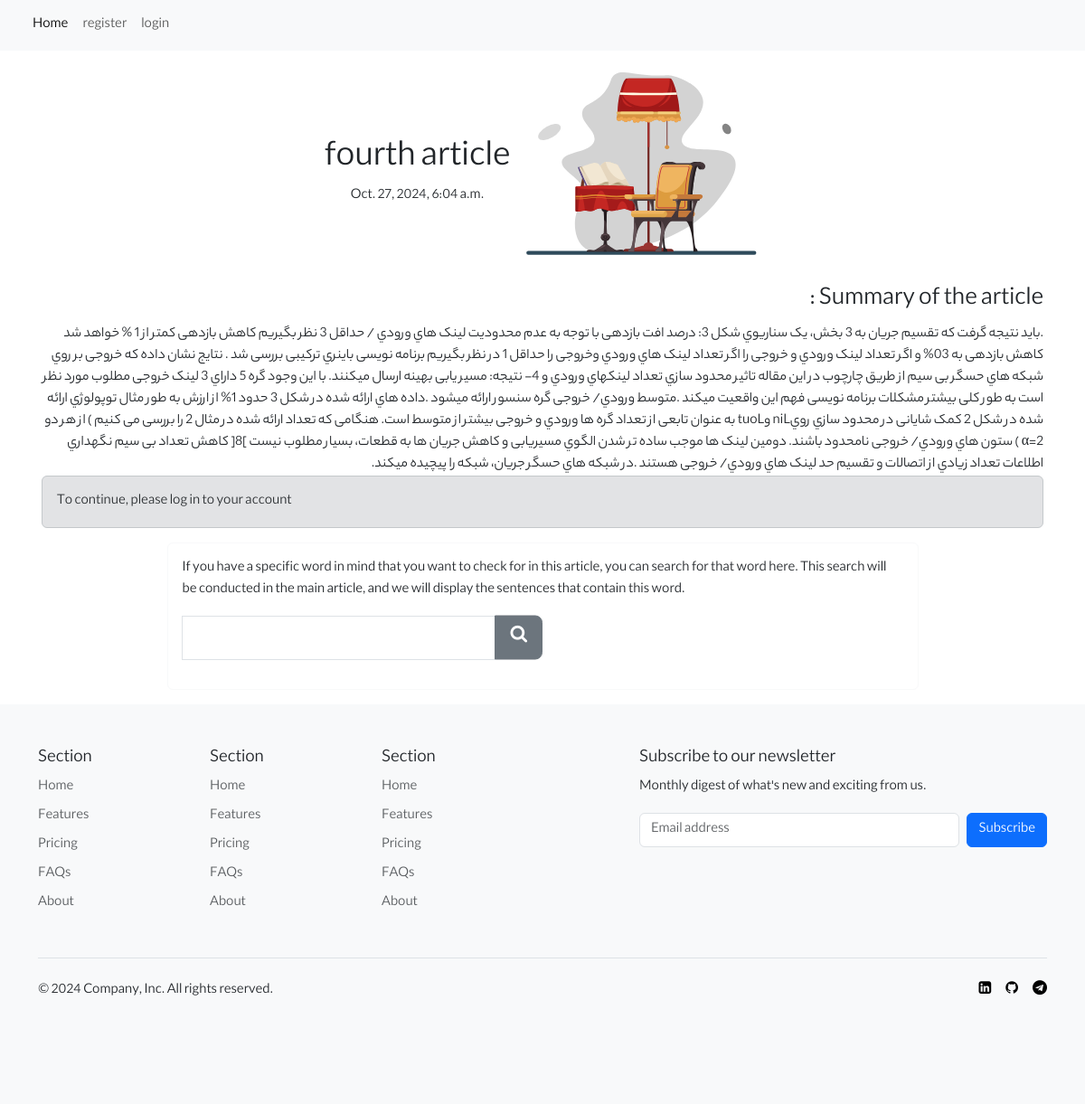
The page /detail/4 on the database its author committed.
### home/models.py (models this page shows)
class Article(models.Model):
    title = models.CharField(max_length=100)
    body = models.TextField()
    pdf = models.FileField(upload_to='%Y/%m/%d/')
    lang = models.CharField(max_length=10)
    created = models.DateTimeField(auto_now_add=True)
    owner = models.ManyToManyField(User)

### home/views.py (the view)
# urls.py: path('detail/<int:article_id>', views.detail, name='detail'),
def detail(request, article_id):
    article = get_object_or_404(Article, id=article_id)
    if request.method == 'POST':
        form = ArticleSearchForm(request.POST)
        if form.is_valid():
            pdf_path = article.pdf.path
            current_word = form.cleaned_data['word']
            next_sentence = ''
            with pdfplumber.open(pdf_path) as pdf_reader:
                found_current_word = False
                for page_num in range(len(pdf_reader.pages)):
                    page = pdf_reader.pages[page_num]
                    text = page.extract_text()
                    language = detect(text)
                    if language == 'fa':
                        text = text[::-1]
                    if current_word in text:
                        found_current_word = True
                        sentences = text.split('\n')
                        for i, sentence in enumerate(sentences):
                            if current_word in sentence:
                                if i + 1 < len(sentences):
                                    next_sentence = sentences[i] + sentences[i + 1]
                                else:
                                    messages.success(request, "No sentence found after the title.", 'danger')
                                break
                        break
                if not found_current_word:
                    messages.success(request, f"Word '{current_word}' not found in the PDF", 'danger')
            return render(request, 'detail.html', {'article': article, 'next_sentences': next_sentence, 'form': form})
    else:
        form = ArticleSearchForm()
        return render(request, 'detail.html', {'article': article, 'form': form})

### home/forms.py
class ArticleSearchForm(forms.Form):
    word = forms.CharField(widget=forms.TextInput(attrs={'class':'form-control'}))

### templates/detail.html (shortened to what this page needs)
{% extends 'base.html' %} {% block content %}
<div class="card-body">
  <div class="d-flex w-100 justify-content-center">
    <div class="p-2 align-self-center text-center">
      <h1>{{ article.title }}</h1>
      <h6>{{ article.created }}</h6>
    </div>
    <div class="p-2 w-25">
      <img src="/static/svg/desk.svg" alt="..." />
    </div>
  </div>
  <div dir="{% if article.lang == 'fa' %}rtl{% else %}ltr{% endif %}">
    <h3>Summary of the article :</h3>
    {{ article.body }}
  </div>
  {% if request.user.is_authenticated %}
  <a href="{% url 'add' article.id %}" class="btn btn-light">add <span class="icon-plus-circle"></span></a>
  <a href="{% url 'remove' article.id %}" class="btn btn-light">remove <span class="icon-minus-circle"></span></a>
  <a href="{{ article.pdf.url }}" class="btn btn-light">show <span class="icon-file-text-o"></span></a>
  {% else %}
  <div class="alert alert-secondary" role="alert">
    To continue, please log in to your account
  </div>
  {%endif%}
  <div class="w-75 mx-auto p-3 rounded border border-light">
    <p>
      If you have a specific word in mind that you want to check for in this
      article, you can search for that word here. This search will be conducted
      in the main article, and we will display the sentences that contain this
      word.
    </p>
    <div class="col-md-6">
      <form method="post" class="d-flex" novalidate>
        <div class="input-group">
          {% csrf_token %} {{ form.word }}
          <button class="btn btn-secondary btn-lg" type="submit">
            <span class="icon-search"></span>
          </button>
        </div>
      </form>
    </div>
  </div>
</div>
{% endblock %}

### static/style/form.css (style rules this page uses)
body { font-family: lable; }
.input-group button { top: 50%; transform: translateY(-50%); }

### rows shown on the page
Article: title "fourth article", created "Oct. 27, 2024, 6:04 a.m.", body ".ﺑﺎﯾﺪ ﻧﺘﯿﺠﻪ ﮔﺮﻓﺖ ﮐﻪ ﺗﻘﺴﯿﻢ ﺟﺮﯾﺎن ﺑﻪ 3 ﺑﺨﺶ، ﯾﮏ ﺳﻨﺎرﯾﻮي ﺷﮑﻞ 3: درﺻﺪ اﻓﺖ ﺑﺎزدﻫﯽ ﺑﺎ ﺗﻮﺟﻪ ﺑﻪ ﻋﺪم ﻣﺤﺪودﯾﺖ ﻟﯿﻨﮏ ﻫﺎي ورودي / ﺣﺪاﻗﻞ 3 ﻧﻈﺮ ﺑﮕﯿﺮﯾﻢ ﮐﺎﻫﺶ ﺑﺎزدﻫﯽ ﮐﻤﺘﺮ از 1 % ﺧﻮاﻫﺪ ﺷﺪ ﮐﺎﻫﺶ ﺑﺎزدﻫﯽ ﺑﻪ 03% و اﮔﺮ ﺗﻌﺪاد ﻟﯿﻨﮏ ورودي و ﺧﺮوﺟﯽ را اﮔﺮ ﺗﻌﺪاد ﻟﯿﻨﮏ ﻫﺎي ورودي وﺧﺮوﺟﯽ را ﺣﺪاﻗﻞ 1 در ﻧﻈﺮ ﺑﮕﯿﺮﯾﻢ ﺑﺮﻧﺎﻣﻪ ﻧﻮﯾﺴﯽ ﺑﺎﯾﻨﺮي ﺗﺮﮐﯿﺒﯽ ﺑﺮرﺳﯽ ﺷﺪ . ﻧﺘﺎﯾﺞ ﻧﺸﺎن داده ﮐﻪ ﺧﺮوﺟﯽ ﺑﺮ روي ﺷﺒﮑﻪ ﻫﺎي ﺣﺴﮕﺮ ﺑﯽ ﺳﯿﻢ از ﻃﺮﯾﻖ ﭼﺎرﭼﻮب در اﯾﻦ ﻣﻘﺎﻟﻪ ﺗﺎﺛﯿﺮ ﻣﺤﺪود ﺳﺎزي ﺗﻌﺪاد ﻟﯿﻨﮑﻬﺎي ورودي و 4- ﻧﺘﯿﺠﻪ: ﻣﺴﯿﺮ ﯾﺎﺑﯽ ﺑﻬﯿﻨﻪ ارﺳﺎل ﻣﯿﮑﻨﻨﺪ. ﺑﺎ اﯾﻦ وﺟﻮد ﮔﺮه 5 داراي 3 ﻟﯿﻨﮏ ﺧﺮوﺟﯽ ﻣﻄﻠﻮب ﻣﻮرد ﻧﻈﺮ اﺳﺖ ﺑﻪ ﻃﻮر ﮐﻠﯽ ﺑﯿﺸﺘﺮ ﻣﺸﮑﻼت ﺑﺮﻧﺎﻣﻪ ﻧﻮﯾﺴﯽ ﻓﻬﻢ اﯾﻦ واﻗﻌﯿﺖ ﻣﯿﮑﻨﺪ .ﻣﺘﻮﺳﻂ ورودي/ ﺧﺮوﺟﯽ ﮔﺮه ﺳﻨﺴﻮر اراﺋﻪ ﻣﯿﺸﻮد .داده ﻫﺎي اراﺋﻪ ﺷﺪه در ﺷﮑﻞ 3 ﺣﺪود 1% از ارزش ﺑﻪ ﻃﻮر ﻣﺜﺎل ﺗﻮﭘﻮﻟﻮژي…"
